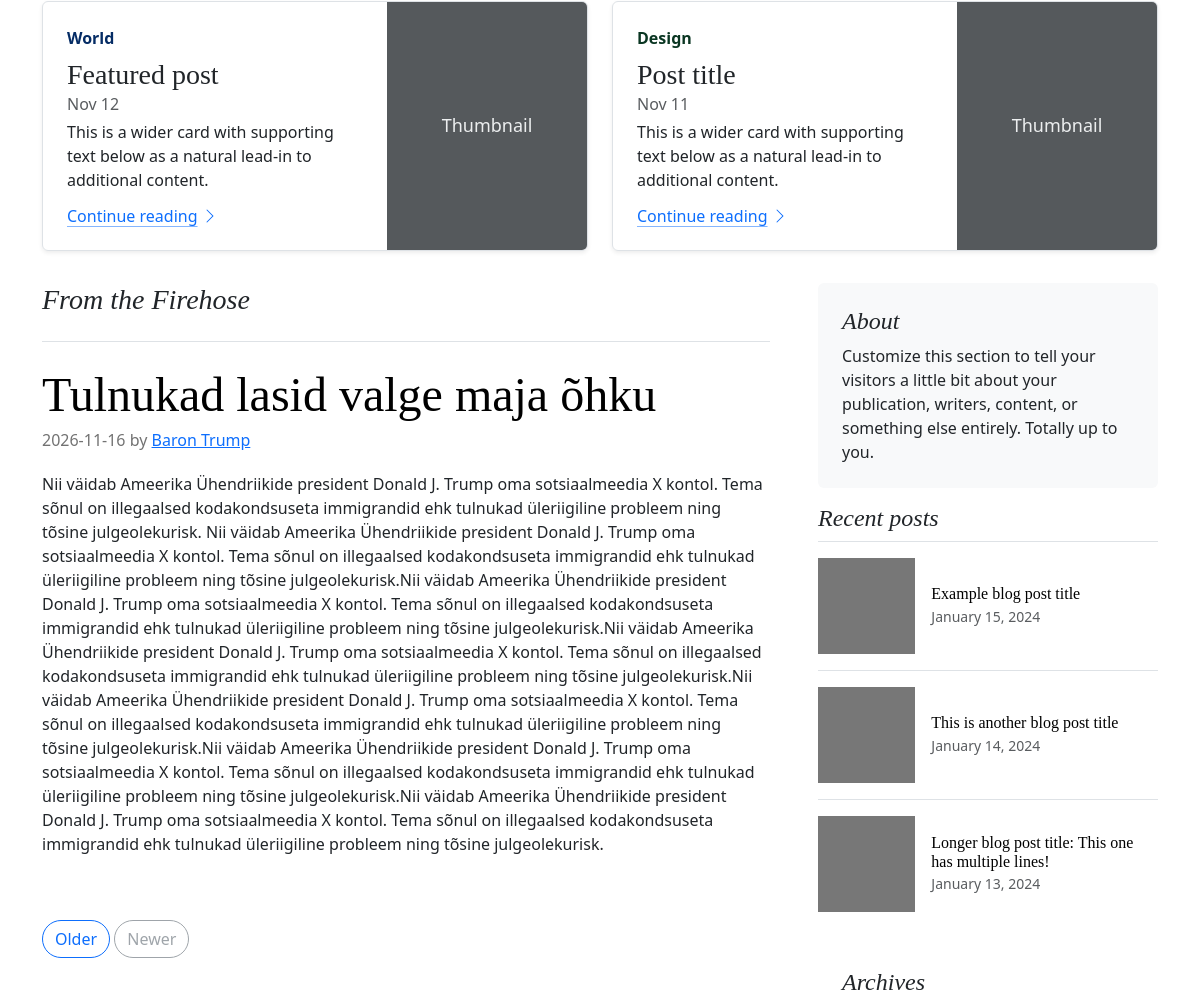
Before: / (middle part) with the older database file.
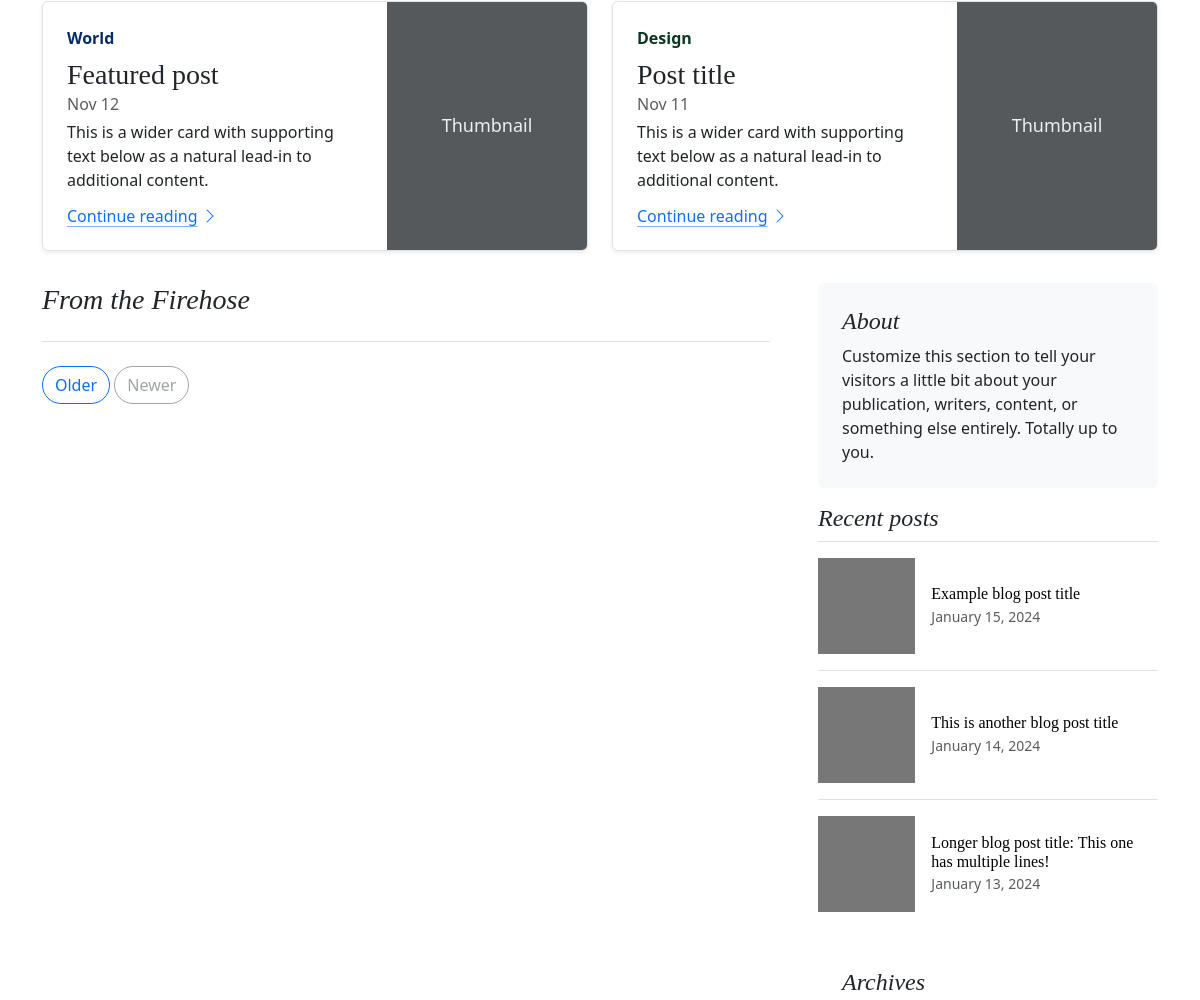
After: the same page with the newer database file.
### tables this page shows
CREATE TABLE articles
(
    id     integer
        constraint articles_pk
            primary key autoincrement,
    title  text     not null,
    body   text,
    date   datetime not null,
    author text     not null
);

### src/Router.php (called while the page is built, shortened)
<?php
class Router {
    private static $routes = [];
    public static function addRoute($method, $path, $action) {
        self::$routes[] = ['method' => $method, 'path' => $path, 'action' => $action];
    }
    public function __construct(private $path, private $method)
    {
        $this->path = parse_url($this->path, PHP_URL_PATH);
    }
    public function match() {
        foreach(self::$routes as $route){
            if($route['path'] === $this->path && $route['method'] === $this->method){
                return $route;
            }
        }
        return false;
    }
}

### helpers.php (called while the page is built, shortened)
<?php
function view($viewName, $variables=[]){
    extract($variables);
    include __DIR__ . "/views/$viewName.php";
}

### src/Controllers/PublicController.php (called while the page is built, shortened)
<?php
class PublicController
{
    public function index()
    {
        $articles = Article::all();
        view('index', compact('title', 'articles'));
    }
}

### src/DB.php (called while the page is built, shortened)
<?php
class DB {
    private $conn;
    public function __construct()
    {
        try {
            $this->conn = new PDO("sqlite:" . __DIR__ . '/../db.sqlite');
            $this->conn->setAttribute(PDO::ATTR_ERRMODE, PDO::ERRMODE_EXCEPTION);
        } catch (PDOException $e) {
            echo "Connection failed: " . $e->getMessage();
        }
    }
    public function all($table, $class) {
        $sql = "SELECT * FROM $table";
        $result = $this->conn->query($sql);
        $result->setFetchMode(PDO::FETCH_CLASS, $class);
        return $result->fetchAll();
    }
}

### src/Models/Model.php (called while the page is built, shortened)
<?php
abstract class Model {
    protected static string $table;
    public static function all() {
        $db = new DB();
        return $db->all(static::$table, static::class);
    }
}

### views/partials/posts.php (the view)
<h3 class="pb-4 mb-4 fst-italic border-bottom">From the Firehose</h3>
<?php foreach (($articles ?? []) as $article): ?>
  <article class="blog-post">
    <h2 class="display-5 link-body-emphasis mb-1"><?= $article->title ?></h2>
    <p class="blog-post-meta">
      <?= $article->date ?> by <a href="#"><?= $article->author ?></a>
    </p>
    <p>
      <?= $article->body ?>
    </p>
  </article>
<?php endforeach ?>
<nav class="blog-pagination" aria-label="Pagination">
  <a class="btn btn-outline-primary rounded-pill" href="#">Older</a>
  <a
    class="btn btn-outline-secondary rounded-pill disabled"
    aria-disabled="true">Newer</a>
</nav>

### public/index.php (shortened to what this page needs)
<?php
require __DIR__ . '/../helpers.php';
$router = new App\Router($_SERVER['REQUEST_URI'], $_SERVER['REQUEST_METHOD']);
$match = $router->match();
if($match) {
    if(is_callable($match['action'])) {
        call_user_func($match['action']);
    } else if(is_array($match['action'])) {
        $controller = new $class();
        $method = $match['action'][1];
        $controller->$method();
    }
} else {
    echo 404;
}

### views/partials/header.php (shortened to what this page needs)
<!doctype html>
<html lang="en" data-bs-theme="auto">
  <head>
    <link href="/assets/dist/css/bootstrap.min.css" rel="stylesheet" />
    <link href="blog.css" rel="stylesheet" />
  </head>
  <body>

### views/index.php (shortened to what this page needs)
<?php include __DIR__ . '/partials/header.php'; ?>
<main class="container">
  <?php include __DIR__ . '/partials/featured.php'; ?>
  <div class="row g-5">
    <div class="col-md-8">
      <?php include __DIR__ . '/partials/posts.php'; ?>
    </div>
    <div class="col-md-4">
      <?php include __DIR__ . '/partials/sidebar.php'; ?>
    </div>
  </div>
</main>
<?php include __DIR__ . '/partials/footer.php'; ?>

### views/partials/featured.php
<div class="row mb-2">
    <div class="col-md-6">
        <div
            class="row g-0 border rounded overflow-hidden flex-md-row mb-4 shadow-sm h-md-250 position-relative">
            <div class="col p-4 d-flex flex-column position-static">
                <strong class="d-inline-block mb-2 text-primary-emphasis">World</strong>
                <h3 class="mb-0">Featured post</h3>
                <div class="mb-1 text-body-secondary">Nov 12</div>
                <p class="card-text mb-auto">
                    This is a wider card with supporting text below as a natural
                    lead-in to additional content.
                </p>
                <a
                    href="#"
                    class="icon-link gap-1 icon-link-hover stretched-link">
                    Continue reading
                    <svg class="bi" aria-hidden="true">
                        <use xlink:href="#chevron-right"></use>
                    </svg>
                </a>
            </div>
            <div class="col-auto d-none d-lg-block">
                <svg
                    aria-label="Placeholder: Thumbnail"
                    class="bd-placeholder-img"
                    height="250"
                    preserveAspectRatio="xMidYMid slice"
                    role="img"
                    width="200"
                    xmlns="http://www.w3.org/2000/svg">
                    <title>Placeholder</title>
                    <rect width="100%" height="100%" fill="#55595c"></rect>
                    <text x="50%" y="50%" fill="#eceeef" dy=".3em">Thumbnail</text>
                </svg>
            </div>
        </div>
    </div>
    <div class="col-md-6">
        <div
            class="row g-0 border rounded overflow-hidden flex-md-row mb-4 shadow-sm h-md-250 position-relative">
            <div class="col p-4 d-flex flex-column position-static">
                <strong class="d-inline-block mb-2 text-success-emphasis">Design</strong>
                <h3 class="mb-0">Post title</h3>
                <div class="mb-1 text-body-secondary">Nov 11</div>
                <p class="mb-auto">
                    This is a wider card with supporting text below as a natural
                    lead-in to additional content.
                </p>
                <a
                    href="#"
                    class="icon-link gap-1 icon-link-hover stretched-link">
                    Continue reading
                    <svg class="bi" aria-hidden="true">
                        <use xlink:href="#chevron-right"></use>
                    </svg>
                </a>
            </div>
            <div class="col-auto d-none d-lg-block">
                <svg
                    aria-label="Placeholder: Thumbnail"
                    class="bd-placeholder-img"
                    height="250"
                    preserveAspectRatio="xMidYMid slice"
                    role="img"
                    width="200"
                    xmlns="http://www.w3.org/2000/svg">
                    <title>Placeholder</title>
                    <rect width="100%" height="100%" fill="#55595c"></rect>
                    <text x="50%" y="50%" fill="#eceeef" dy=".3em">Thumbnail</text>
                </svg>
            </div>
        </div>
    </div>
</div>

### views/partials/sidebar.php (shortened to what this page needs)
<div class="position-sticky" style="top: 2rem">
    <div class="p-4 mb-3 bg-body-tertiary rounded">
        <h4 class="fst-italic">About</h4>
        <p class="mb-0">
            Customize this section to tell your visitors a little bit about
            your publication, writers, content, or something else entirely.
            Totally up to you.
        </p>
    </div>
    <div>
        <h4 class="fst-italic">Recent posts</h4>
        <ul class="list-unstyled">
            <li>
                <a
                    class="d-flex flex-column flex-lg-row gap-3 align-items-start align-items-lg-center py-3 link-body-emphasis text-decoration-none border-top"
                    href="#">
                    <svg
                        aria-hidden="true"
                        class="bd-placeholder-img"
                        height="96"
                        preserveAspectRatio="xMidYMid slice"
                        width="100%"
                        xmlns="http://www.w3.org/2000/svg">
                        <rect width="100%" height="100%" fill="#777"></rect>
                    </svg>
                    <div class="col-lg-8">
                        <h6 class="mb-0">Example blog post title</h6>
                        <small class="text-body-secondary">January 15, 2024</small>
                    </div>
                </a>
            </li>
            <li>
                <a
                    class="d-flex flex-column flex-lg-row gap-3 align-items-start align-items-lg-center py-3 link-body-emphasis text-decoration-none border-top"
                    href="#">
                    <svg
                        aria-hidden="true"
                        class="bd-placeholder-img"
                        height="96"
                        preserveAspectRatio="xMidYMid slice"
                        width="100%"
                        xmlns="http://www.w3.org/2000/svg">
                        <rect width="100%" height="100%" fill="#777"></rect>
                    </svg>
                    <div class="col-lg-8">
                        <h6 class="mb-0">This is another blog post title</h6>
                        <small class="text-body-secondary">January 14, 2024</small>
                    </div>
                </a>
            </li>
            <li>
                <a
                    class="d-flex flex-column flex-lg-row gap-3 align-items-start align-items-lg-center py-3 link-body-emphasis text-decoration-none border-top"
                    href="#">
                    <svg
                        aria-hidden="true"
                        class="bd-placeholder-img"
                        height="96"
                        preserveAspectRatio="xMidYMid slice"
                        width="100%"
                        xmlns="http://www.w3.org/2000/svg">
                        <rect width="100%" height="100%" fill="#777"></rect>
                    </svg>
                    <div class="col-lg-8">
                        <h6 class="mb-0">
                            Longer blog post title: This one has multiple lines!
                        </h6>
                        <small class="text-body-secondary">January 13, 2024</small>
                    </div>
                </a>
            </li>
        </ul>
    </div>
    <div class="p-4">
        <h4 class="fst-italic">Archives</h4>
    </div>
</div>

### views/partials/footer.php (shortened to what this page needs)
</body>
</html>

### public/blog.css (style rules this page uses)
h1, h2, h3, h4, h5, h6 { font-family: "Playfair Display", Georgia, "Times New Roman", serif; }
@media (min-width: 768px) { .h-md-250 { height: 250px; } }
.blog-pagination { margin-bottom: 4rem; }
.blog-post { margin-bottom: 4rem; }
.blog-post-meta { margin-bottom: 1.25rem; color: #727272; }

### views/partials/header.php (style rules this page uses)
.bd-placeholder-img { font-size: 1.125rem; text-anchor: middle; -webkit-user-select: none; -moz-user-select: none; user-select: none; }
.bi { vertical-align: -0.125em; fill: currentColor; }

Changed rows visible on the page:
removed articles: title "Tulnukad lasid valge maja õhku", date "2026-11-16", author "Baron Trump", body "Nii väidab Ameerika Ühendriikide president Donald J. Trump oma sotsiaalmeedia X kontol. Tema sõnul on illegaalsed kodakondsuseta immigrandid ehk tulnukad üleriigiline probleem ning tõsine julgeolekurisk. Nii väidab Ameerika Ühendriikide president Donald J. Trump oma sotsiaalmeedia X kontol. Tema sõnul on illegaalsed kodakondsuseta immigrandid ehk tulnukad üleriigiline probleem ning tõsine julgeolekurisk.Nii väidab Ameerika Ühendriikide president Donald J. Trump oma sotsiaalmeedia X kontol. Tema sõnul on illegaalsed kodakondsuseta immigrandid ehk tulnukad üleriigiline probleem ning tõsine julgeolekurisk.Nii väidab Ameerika Ühendriikide president Donald J. Trump oma sotsiaalmeedia X kontol.…"
